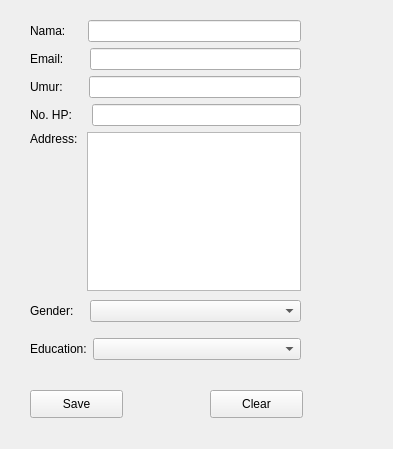
<?xml version="1.0" encoding="UTF-8"?>
<ui version="4.0">
 <class>Form</class>
 <widget class="QWidget" name="Form">
  <property name="geometry">
   <rect>
    <x>0</x>
    <y>0</y>
    <width>393</width>
    <height>449</height>
   </rect>
  </property>
  <property name="windowTitle">
   <string>Validation Form</string>
  </property>
  <widget class="QWidget" name="verticalLayoutWidget">
   <property name="geometry">
    <rect>
     <x>30</x>
     <y>20</y>
     <width>271</width>
     <height>271</height>
    </rect>
   </property>
   <layout class="QVBoxLayout" name="verticalLayout">
    <item>
     <layout class="QHBoxLayout" name="horizontalLayout_4">
      <item>
       <widget class="QLabel" name="label_2">
        <property name="text">
         <string>Nama:     </string>
        </property>
       </widget>
      </item>
      <item>
       <widget class="QLineEdit" name="LineEditName">
        <property name="inputMask">
         <string/>
        </property>
        <property name="text">
         <string/>
        </property>
       </widget>
      </item>
     </layout>
    </item>
    <item>
     <layout class="QHBoxLayout" name="horizontalLayout_3">
      <item>
       <widget class="QLabel" name="label_3">
        <property name="text">
         <string>Email:      </string>
        </property>
       </widget>
      </item>
      <item>
       <widget class="QLineEdit" name="LineEditEmail">
        <property name="text">
         <string/>
        </property>
       </widget>
      </item>
     </layout>
    </item>
    <item>
     <layout class="QHBoxLayout" name="horizontalLayout_2">
      <item>
       <widget class="QLabel" name="label">
        <property name="text">
         <string>Umur:      </string>
        </property>
       </widget>
      </item>
      <item>
       <widget class="QLineEdit" name="LineEditAge">
        <property name="inputMask">
         <string/>
        </property>
        <property name="text">
         <string/>
        </property>
       </widget>
      </item>
     </layout>
    </item>
    <item>
     <layout class="QHBoxLayout" name="horizontalLayout_5">
      <item>
       <widget class="QLabel" name="label_4">
        <property name="text">
         <string>No. HP:    </string>
        </property>
       </widget>
      </item>
      <item>
       <widget class="QLineEdit" name="LineEditNoHP">
        <property name="inputMask">
         <string/>
        </property>
        <property name="text">
         <string/>
        </property>
       </widget>
      </item>
     </layout>
    </item>
    <item>
     <layout class="QHBoxLayout" name="horizontalLayout_7">
      <item>
       <widget class="QLabel" name="label_5">
        <property name="text">
         <string>Address: </string>
        </property>
        <property name="alignment">
         <set>Qt::AlignLeading|Qt::AlignLeft|Qt::AlignTop</set>
        </property>
       </widget>
      </item>
      <item>
       <layout class="QVBoxLayout" name="verticalLayout_2"/>
      </item>
      <item>
       <widget class="QTextEdit" name="textEdit">
        <property name="enabled">
         <bool>true</bool>
        </property>
        <property name="minimumSize">
         <size>
          <width>136</width>
          <height>100</height>
         </size>
        </property>
       </widget>
      </item>
     </layout>
    </item>
   </layout>
  </widget>
  <widget class="QWidget" name="verticalLayoutWidget_3">
   <property name="geometry">
    <rect>
     <x>30</x>
     <y>290</y>
     <width>271</width>
     <height>80</height>
    </rect>
   </property>
   <layout class="QVBoxLayout" name="verticalLayout_3">
    <item>
     <layout class="QHBoxLayout" name="horizontalLayout_12">
      <item>
       <widget class="QLabel" name="label_6">
        <property name="sizePolicy">
         <sizepolicy hsizetype="Fixed" vsizetype="Preferred">
          <horstretch>0</horstretch>
          <verstretch>0</verstretch>
         </sizepolicy>
        </property>
        <property name="minimumSize">
         <size>
          <width>50</width>
          <height>0</height>
         </size>
        </property>
        <property name="text">
         <string>Gender:   </string>
        </property>
       </widget>
      </item>
      <item>
       <widget class="QComboBox" name="comboBox_2">
        <item>
         <property name="text">
          <string/>
         </property>
        </item>
        <item>
         <property name="text">
          <string>Male</string>
         </property>
        </item>
        <item>
         <property name="text">
          <string>Female</string>
         </property>
        </item>
        <item>
         <property name="text">
          <string>Wallmart Bag</string>
         </property>
        </item>
       </widget>
      </item>
     </layout>
    </item>
    <item>
     <layout class="QHBoxLayout" name="horizontalLayout_13">
      <item>
       <widget class="QLabel" name="label_7">
        <property name="sizePolicy">
         <sizepolicy hsizetype="Fixed" vsizetype="Preferred">
          <horstretch>0</horstretch>
          <verstretch>0</verstretch>
         </sizepolicy>
        </property>
        <property name="minimumSize">
         <size>
          <width>50</width>
          <height>0</height>
         </size>
        </property>
        <property name="text">
         <string>Education:</string>
        </property>
       </widget>
      </item>
      <item>
       <widget class="QComboBox" name="comboBox">
        <item>
         <property name="text">
          <string/>
         </property>
        </item>
        <item>
         <property name="text">
          <string>Elementary School</string>
         </property>
        </item>
        <item>
         <property name="text">
          <string>Junior High School</string>
         </property>
        </item>
        <item>
         <property name="text">
          <string>Senior High School</string>
         </property>
        </item>
        <item>
         <property name="text">
          <string>Diploma</string>
         </property>
        </item>
        <item>
         <property name="text">
          <string>Bachelor's Degree</string>
         </property>
        </item>
        <item>
         <property name="text">
          <string>Master's Degree</string>
         </property>
        </item>
        <item>
         <property name="text">
          <string>Doctoral's Degree</string>
         </property>
        </item>
       </widget>
      </item>
     </layout>
    </item>
   </layout>
  </widget>
  <widget class="QPushButton" name="pushButton">
   <property name="geometry">
    <rect>
     <x>30</x>
     <y>390</y>
     <width>93</width>
     <height>28</height>
    </rect>
   </property>
   <property name="text">
    <string>Save</string>
   </property>
  </widget>
  <widget class="QPushButton" name="pushButton_2">
   <property name="geometry">
    <rect>
     <x>210</x>
     <y>390</y>
     <width>93</width>
     <height>28</height>
    </rect>
   </property>
   <property name="text">
    <string>Clear</string>
   </property>
  </widget>
 </widget>
 <resources/>
 <connections/>
</ui>
